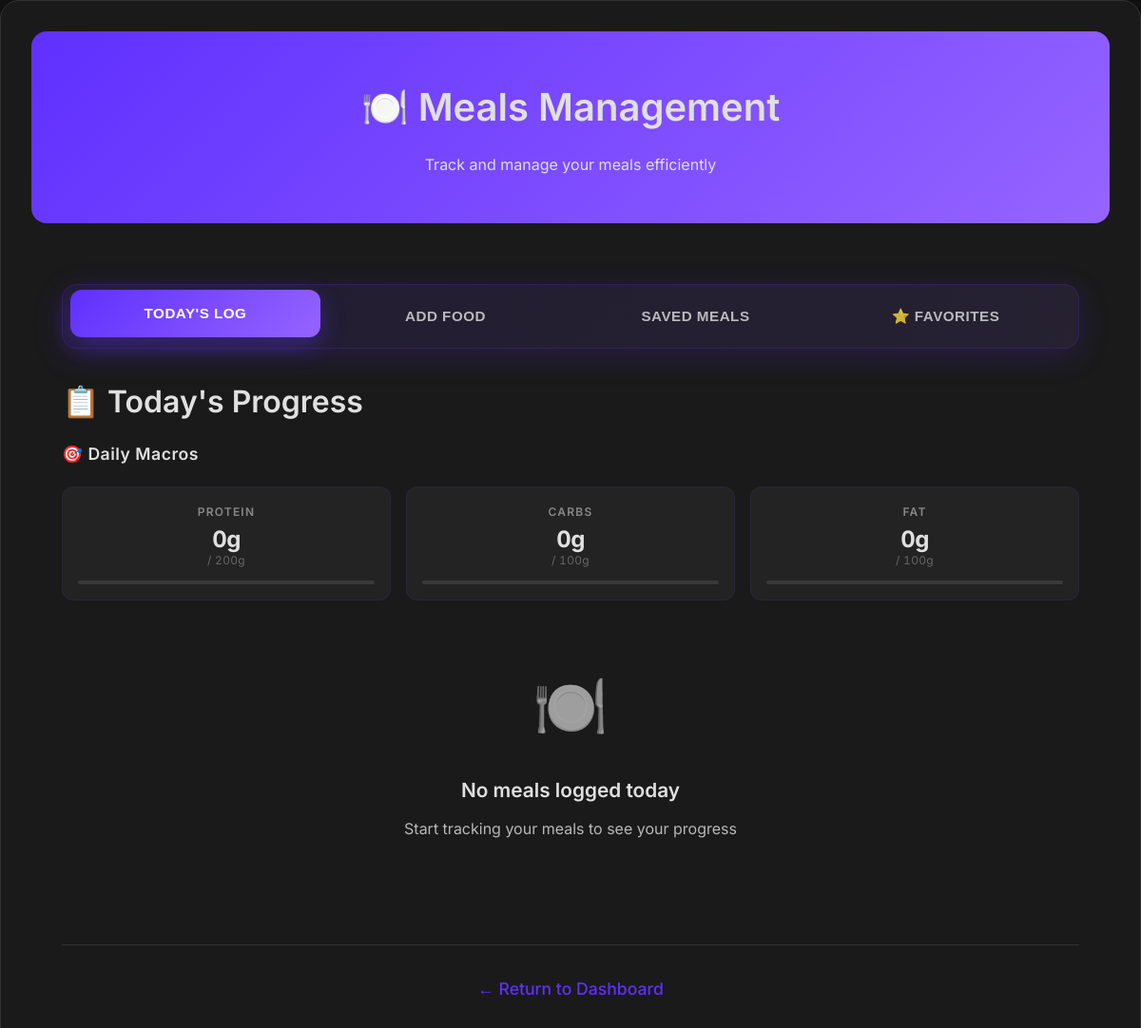
The page /meals (signed in) on the database as committed earlier.
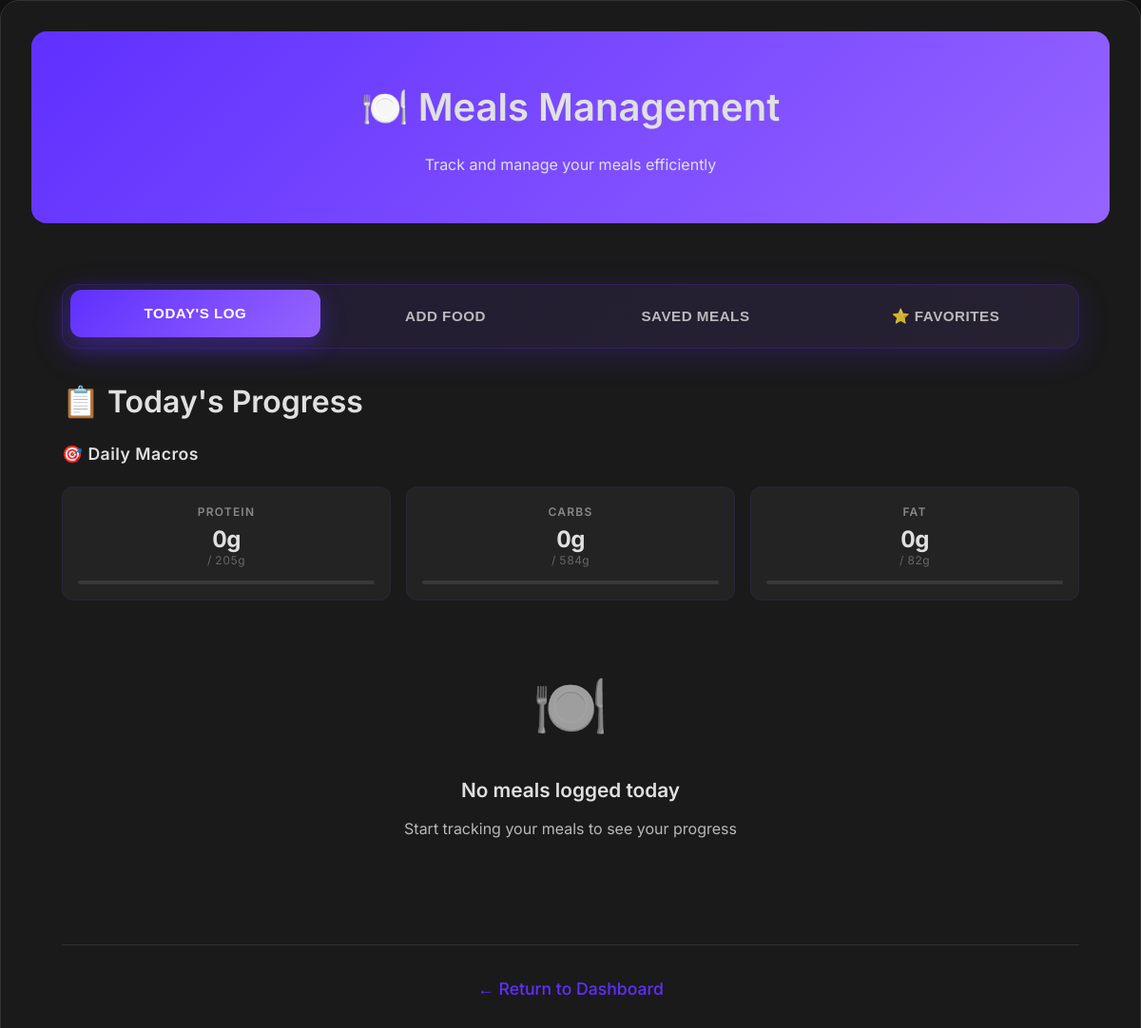
The same page on the database as committed later.
### tables this page shows
CREATE TABLE goals (
            id INTEGER PRIMARY KEY AUTOINCREMENT,
            user_id INTEGER,
            weight_goal REAL,
            calorie_goal INTEGER, protein_goal REAL, carbs_goal REAL, fat_goal REAL,
            FOREIGN KEY (user_id) REFERENCES users(id)
        );

### cedhealth_app.py (the view, shortened to what this page needs)
@app.route('/meals', methods=['GET', 'POST'])
def meals():
    if 'user_id' not in session:
        return redirect(url_for('login'))
    nutrition_data = None
    error_message = None
    analyze_results = []
    total_nutrition = {'calories': 0, 'protein': 0, 'fat': 0, 'carbs': 0, 'fiber': 0}
    date_filter = request.args.get('date')
    if not date_filter:
        date_filter = datetime.now().date().isoformat()
    user_id = session['user_id']
    conn = sqlite3.connect('cedhealth.db')
    c = conn.cursor()
    c.execute('''
        SELECT m.*, mn.notes, mn.mood, mn.hunger_level, mp.photo_filename
        FROM meals m
        LEFT JOIN meal_notes mn ON m.id = mn.meal_id
        LEFT JOIN meal_photos mp ON m.id = mp.meal_id
        WHERE m.user_id = ? AND m.date = ?
        ORDER BY m.id DESC
    ''', (user_id, date_filter))
    meals_by_user = c.fetchall()
    c.execute('''
        SELECT * FROM favorite_meals
        WHERE user_id = ?
        ORDER BY last_used DESC
        LIMIT 10
    ''', (user_id,))
    favorite_meals_data = c.fetchall()
    c.execute('SELECT SUM(protein), SUM(carbs), SUM(fat) FROM meals WHERE user_id = ? AND date = ?',
              (user_id, date_filter))
    macro_totals = c.fetchone()
    c.execute('SELECT protein_goal, carbs_goal, fat_goal FROM goals WHERE user_id = ?', (user_id,))
    macro_goals = c.fetchone()
    c.execute('''
        SELECT sm.id, sm.meal_name, sm.created_date,
               SUM(smi.calories) as total_calories,
               SUM(smi.protein) as total_protein,
               SUM(smi.fat) as total_fat,
               SUM(smi.carbs) as total_carbs
        FROM saved_meals sm
        LEFT JOIN saved_meal_items smi ON sm.id = smi.saved_meal_id
        WHERE sm.user_id = ?
        GROUP BY sm.id, sm.meal_name, sm.created_date
        ORDER BY sm.created_date DESC
    ''', (user_id,))
    saved_meals_data = c.fetchall()
    conn.close()
    return render_template('meals.html',
                           meals=meals_by_user,
                           selected_date=date_filter,
                           nutrition_data=nutrition_data,
                           error_message=error_message,
                           macro_totals=macro_totals,
                           macro_goals=macro_goals,
                           current_date=datetime.now().date().isoformat(),
                           saved_meals=saved_meals_data,
                           analyze_results=analyze_results,
                           total_nutrition=total_nutrition,
                           favorite_meals=favorite_meals_data)

### templates/meals.html (shortened to what the changed rows need)
<!DOCTYPE html>
<html lang="en">
<head>
    <link rel="stylesheet" href="/static/style.css">
</head>
<body>
    <div class="container">
        <div class="header">
            <h1>🍽️ Meals Management</h1>
        </div>
        <div class="content">
            <div id="today-log" class="tab-content active">
                <div class="section-card">
                    <h2>📋 Today's Progress</h2>
                    <div class="macros-overview">
                        <div class="macros-grid">
                            <div class="macro-card protein">
                                <div class="macro-title">Protein</div>
                                <div class="macro-value">{{ "%.0f"|format(macro_totals[0] or 0) }}g</div>
                                <div class="macro-goal">/ {{ "%.0f"|format(macro_goals[0] or 0) }}g</div>
                                <div class="macro-bar">
                                </div>
                            </div>
                            <div class="macro-card carbs">
                                <div class="macro-title">Carbs</div>
                                <div class="macro-value">{{ "%.0f"|format(macro_totals[1] or 0) }}g</div>
                                <div class="macro-goal">/ {{ "%.0f"|format(macro_goals[1] or 0) }}g</div>
                                <div class="macro-bar">
                                </div>
                            </div>
                            <div class="macro-card fat">
                                <div class="macro-title">Fat</div>
                                <div class="macro-value">{{ "%.0f"|format(macro_totals[2] or 0) }}g</div>
                                <div class="macro-goal">/ {{ "%.0f"|format(macro_goals[2] or 0) }}g</div>
                                <div class="macro-bar">
                                </div>
                            </div>
                        </div>
                    </div>
                </div>
            </div>
        </div>
    </div>
</body>
</html>

Rows that differ between the two databases and show on the page:
removed goals: protein_goal "200", carbs_goal "100", fat_goal "100"
added goals: protein_goal "205", carbs_goal "584", fat_goal "82"
